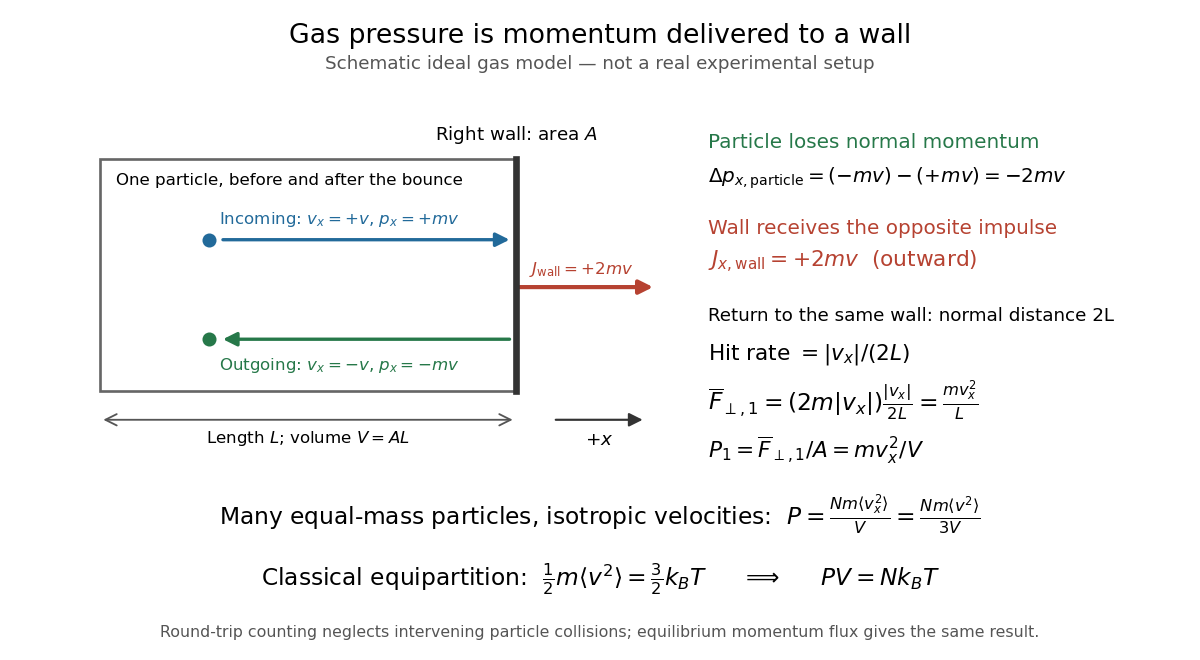

Python code for this plot:
"""Illustrate the signs and counting in an ideal gas wall collision.

Writes ideal-gas-wall-momentum.png to the current working directory.
This original schematic is a model, not a real experimental setup.
Tested with Python 3.14.4 and Matplotlib 3.10.7.
"""

from pathlib import Path

import matplotlib.pyplot as plt
from matplotlib.patches import FancyArrowPatch, Rectangle


def arrow(ax, start, end, color, width=2, style="-|>"):
    ax.add_patch(FancyArrowPatch(start, end, arrowstyle=style,
                                mutation_scale=17, linewidth=width, color=color))


def main():
    plt.rcParams.update({"font.size": 11, "figure.facecolor": "white",
                         "axes.facecolor": "white", "savefig.facecolor": "white"})
    fig = plt.figure(figsize=(10, 5.5), dpi=120)
    fig.suptitle("Gas pressure is momentum delivered to a wall", fontsize=16, y=0.965)
    fig.text(0.5, 0.895,
             "Schematic ideal gas model — not a real experimental setup",
             ha="center", fontsize=11, color="#555555")
    blue, green, red = "#226a9a", "#267849", "#b64231"
    ax = fig.add_axes((0.04, 0.285, 0.52, 0.56))
    ax.set(xlim=(0, 6.0), ylim=(0, 3.9))
    ax.axis("off")
    ax.add_patch(Rectangle((0.5, 0.85), 4, 2.45, fill=False,
                           linewidth=1.6, edgecolor="#666666"))
    ax.plot([4.5, 4.5], [0.85, 3.3], color="#333333", lw=4)
    ax.text(4.5, 3.5, r"Right wall: area $A$", ha="center")
    ax.text(0.65, 3.03, "One particle, before and after the bounce", fontsize=10)
    ax.scatter([1.55], [2.45], color=blue, s=55, zorder=3)
    arrow(ax, (1.65, 2.45), (4.47, 2.45), blue)
    ax.text(2.8, 2.62, r"Incoming: $v_x=+v$, $p_x=+mv$", color=blue,
            ha="center", fontsize=10)
    arrow(ax, (4.47, 1.4), (1.65, 1.4), green)
    ax.scatter([1.55], [1.4], color=green, s=55, zorder=3)
    ax.text(2.8, 1.08, r"Outgoing: $v_x=-v$, $p_x=-mv$", color=green,
            ha="center", fontsize=10)
    arrow(ax, (4.5, 1.95), (5.85, 1.95), red, width=2.5)
    ax.text(5.13, 2.09, r"$J_{\rm wall}=+2mv$", color=red,
            ha="center", fontsize=10)
    arrow(ax, (0.5, 0.55), (4.5, 0.55), "#555555", width=1.1, style="<->")
    ax.text(2.5, 0.30, r"Length $L$; volume $V=AL$", ha="center", fontsize=10)
    arrow(ax, (4.85, 0.55), (5.75, 0.55), "#333333", width=1.3)
    ax.text(5.30, 0.28, r"$+x$", ha="center")

    fig.text(0.59, 0.775, "Particle loses normal momentum", fontsize=12, color=green)
    fig.text(0.59, 0.723, r"$\Delta p_{x,\rm particle}=(-mv)-(+mv)=-2mv$", fontsize=12)
    fig.text(0.59, 0.646, "Wall receives the opposite impulse", fontsize=12, color=red)
    fig.text(0.59, 0.595, r"$J_{x,\rm wall}=+2mv$  (outward)", fontsize=13, color=red)
    fig.text(0.59, 0.514, "Return to the same wall: normal distance 2L", fontsize=11)
    fig.text(0.59, 0.456, r"Hit rate $=|v_x|/(2L)$", fontsize=13)
    fig.text(0.59, 0.378, r"$\overline{F}_{\perp,1}=(2m|v_x|)\frac{|v_x|}{2L}"
             r"=\frac{mv_x^2}{L}$", fontsize=14)
    fig.text(0.59, 0.306, r"$P_1=\overline{F}_{\perp,1}/A=mv_x^2/V$", fontsize=13)

    fig.text(0.5, 0.205,
             r"Many equal-mass particles, isotropic velocities:  "
             r"$P=\frac{Nm\langle v_x^2\rangle}{V}=\frac{Nm\langle v^2\rangle}{3V}$",
             ha="center", fontsize=14)
    fig.text(0.5, 0.112,
             r"Classical equipartition:  $\frac{1}{2}m\langle v^2\rangle="
             r"\frac{3}{2}k_BT$     $\Longrightarrow$     $PV=Nk_BT$",
             ha="center", fontsize=14)
    fig.text(0.5, 0.035,
             "Round-trip counting neglects intervening particle collisions; equilibrium momentum flux gives the same result.",
             ha="center", fontsize=9.5, color="#555555")
    fig.savefig(Path.cwd() / Path(__file__).with_suffix(".png").name,
                facecolor="white", transparent=False)
    plt.close(fig)


if __name__ == "__main__":
    main()
